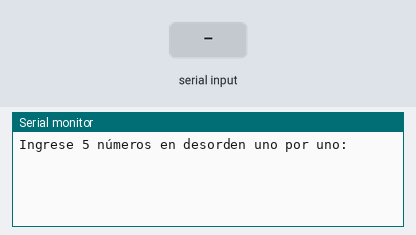
This program was run on a simulated Arduino Uno, built with avr-gcc and run on an emulated ATmega328P. Shown: the last lines printed to the serial monitor. The test bench sets the inputs (shaded band).

Above: at 0.8 s.
0.9 s: "90,45\n" received over Serial
At 1.7 s:
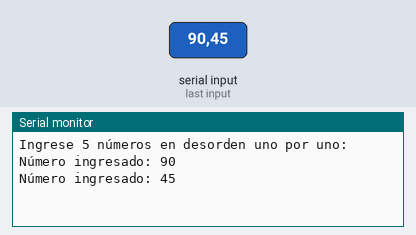
2.4 s: "30,150\n" received over Serial
At 2.9 s:
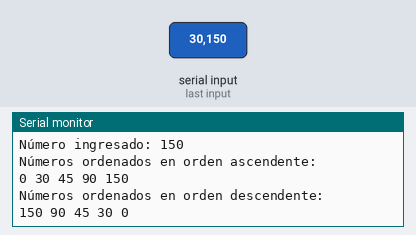
Timing chart, 0 to 5.4 s (numbered marks = the images above; inputs shaded):
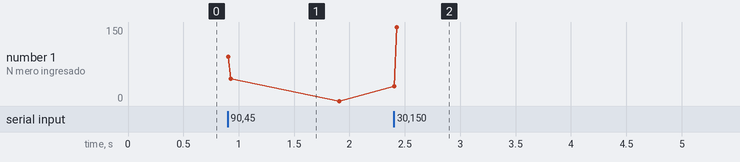

The program:

main.cpp
```cpp
#include <Arduino.h>

void setup() {
  Serial.begin(9600);
  Serial.println("Ingrese 5 números en desorden uno por uno:");

  int numeros[5];

  for (int i = 0; i < 5; i++) {
    while (!Serial.available()) {}
    numeros[i] = Serial.parseInt();
    Serial.print("Número ingresado: ");
    Serial.println(numeros[i]);
  }
  for (int i = 0; i < 5 - 1; i++) {
    int min = i;
    for (int j = i + 1; j < 5; j++) {
      if (numeros[j] < numeros[min]) {
        min = j;
      }
    }
    int aux = numeros[i];
    numeros[i] = numeros[min];
    numeros[min] = aux;
  }

  Serial.println("Números ordenados en orden ascendente:");
  for (int i = 0; i < 5; i++) {
    Serial.print(numeros[i]);
    Serial.print(" ");
  }
  Serial.println();

  for (int i = 0; i < 5 - 1; i++) {
    int max = i;
    for (int j = i + 1; j < 5; j++) {
      if (numeros[j] > numeros[max]) {
        max = j;
      }
    }
    int aux = numeros[i];
    numeros[i] = numeros[max];
    numeros[max] = aux;
  }

  Serial.println("Números ordenados en orden descendente:");
  for (int i = 0; i < 5; i++) {
    Serial.print(numeros[i]);
    Serial.print(" ");
  }
  Serial.println();
}

void loop() {

}
```

Measured:
- after the input at 0.9 s, the serial monitor: prints a new line at once (image 1)
- after the input at 2.4 s, the serial monitor: prints a new line at once (image 2)
- plotted number 1: 0 → 150 after the input at 2.4 s
